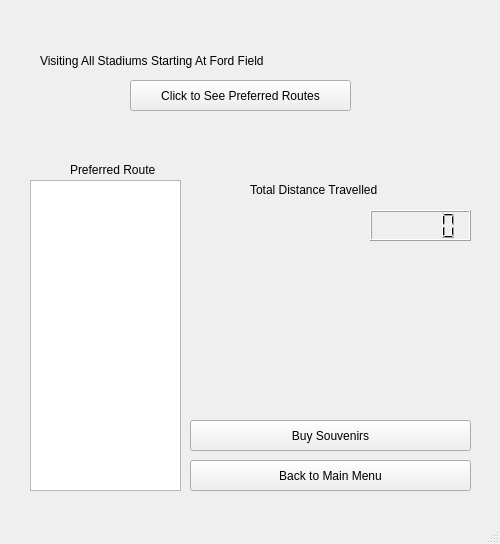
<?xml version="1.0" encoding="UTF-8"?>
<ui version="4.0">
 <class>startAtFordField</class>
 <widget class="QMainWindow" name="startAtFordField">
  <property name="geometry">
   <rect>
    <x>0</x>
    <y>0</y>
    <width>500</width>
    <height>544</height>
   </rect>
  </property>
  <property name="windowTitle">
   <string>MainWindow</string>
  </property>
  <widget class="QWidget" name="centralwidget">
   <widget class="QPushButton" name="pushButton_seePrefRoute">
    <property name="geometry">
     <rect>
      <x>130</x>
      <y>80</y>
      <width>221</width>
      <height>31</height>
     </rect>
    </property>
    <property name="text">
     <string>Click to See Preferred Routes</string>
    </property>
   </widget>
   <widget class="QLabel" name="label">
    <property name="geometry">
     <rect>
      <x>40</x>
      <y>40</y>
      <width>411</width>
      <height>41</height>
     </rect>
    </property>
    <property name="styleSheet">
     <string notr="true">font: 16pt &quot;Rockwell&quot;;</string>
    </property>
    <property name="text">
     <string>Visiting All Stadiums Starting At Ford Field</string>
    </property>
   </widget>
   <widget class="QLabel" name="label_2">
    <property name="geometry">
     <rect>
      <x>70</x>
      <y>160</y>
      <width>111</width>
      <height>20</height>
     </rect>
    </property>
    <property name="styleSheet">
     <string notr="true">font: 12pt &quot;Rockwell&quot;;</string>
    </property>
    <property name="text">
     <string>Preferred Route</string>
    </property>
   </widget>
   <widget class="QLCDNumber" name="lcdNumber_distanceTravelled">
    <property name="geometry">
     <rect>
      <x>370</x>
      <y>210</y>
      <width>101</width>
      <height>31</height>
     </rect>
    </property>
   </widget>
   <widget class="QLabel" name="label_3">
    <property name="geometry">
     <rect>
      <x>250</x>
      <y>180</y>
      <width>231</width>
      <height>20</height>
     </rect>
    </property>
    <property name="styleSheet">
     <string notr="true">font: 16pt &quot;Rockwell&quot;;</string>
    </property>
    <property name="text">
     <string>Total Distance Travelled</string>
    </property>
   </widget>
   <widget class="QPushButton" name="pushButton_buySouvenirs">
    <property name="geometry">
     <rect>
      <x>190</x>
      <y>420</y>
      <width>281</width>
      <height>31</height>
     </rect>
    </property>
    <property name="text">
     <string>Buy Souvenirs</string>
    </property>
   </widget>
   <widget class="QLabel" name="label_5_dateToday">
    <property name="geometry">
     <rect>
      <x>500</x>
      <y>40</y>
      <width>291</width>
      <height>81</height>
     </rect>
    </property>
    <property name="text">
     <string/>
    </property>
   </widget>
   <widget class="QPushButton" name="pushButton_buySouvenirs_2">
    <property name="geometry">
     <rect>
      <x>190</x>
      <y>460</y>
      <width>281</width>
      <height>31</height>
     </rect>
    </property>
    <property name="text">
     <string>Back to Main Menu</string>
    </property>
   </widget>
   <widget class="QTableWidget" name="tableWidget_routes">
    <property name="geometry">
     <rect>
      <x>30</x>
      <y>180</y>
      <width>151</width>
      <height>311</height>
     </rect>
    </property>
   </widget>
  </widget>
  <widget class="QMenuBar" name="menubar">
   <property name="geometry">
    <rect>
     <x>0</x>
     <y>0</y>
     <width>500</width>
     <height>20</height>
    </rect>
   </property>
  </widget>
  <widget class="QStatusBar" name="statusbar"/>
 </widget>
 <resources/>
 <connections/>
</ui>
